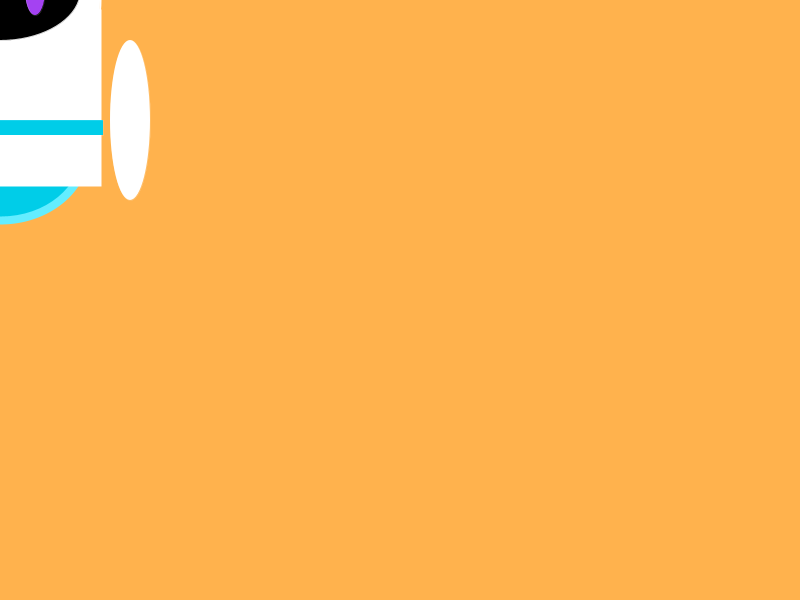
Frame 1 (no input)
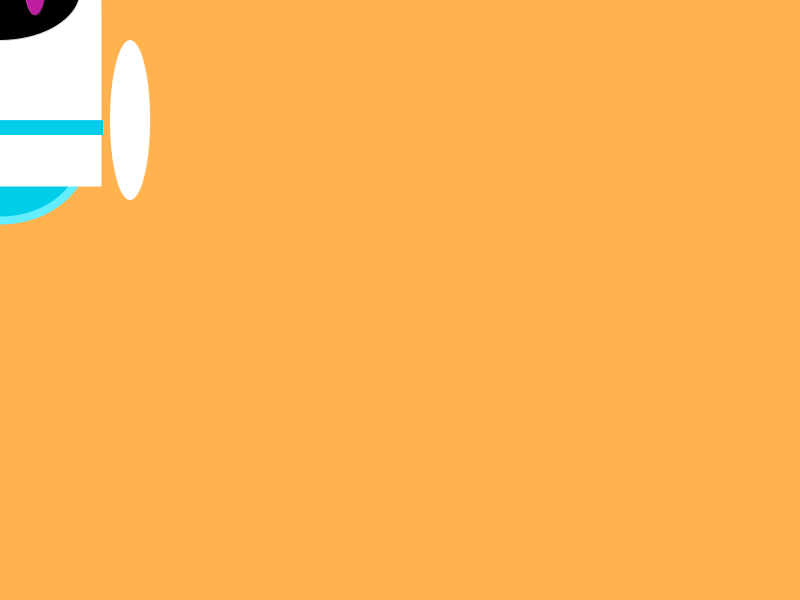
Frame 60 (the mouse pressed at the canvas centre just before this capture)
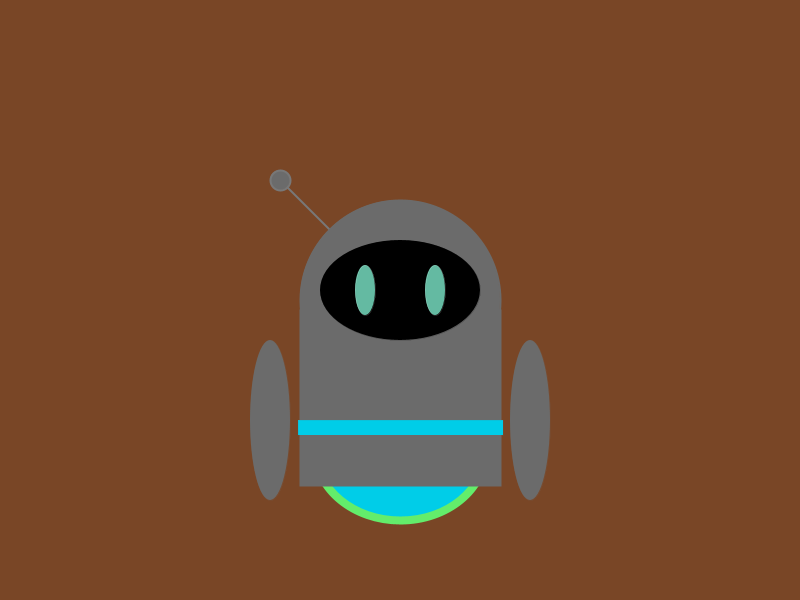
Frame 120 (the mouse held since frame 60 and released just before this capture)

The Processing sketch that drew these frames (run headless with seeded random() and noise(); from frame 60 on, the mouse is pressed at the canvas centre):

// Processing sketch: processing_186198
// ── processing_186198.pde

//mouse click engages random colors that may be uncomfortable watch

float mx = 0;
float my = 0;
float c = 255;

void setup() {
  size(800,600);
  smooth();
  frameRate(24);
  strokeWeight(2);
  background(255,178,77);
  ellipseMode(RADIUS);
  frameRate(45);
}

void draw(){
  background(255,178,77);
  if(mousePressed== true){
  frameRate(50);
  background(random(255),random(255),random(255));
  } else {
 frameRate(45);
 background(255,178,77);
  }
 mx=pmouseX;
 my=mouseY;
 
 //floater
 strokeWeight(8);
 stroke(99,237,c);
 fill(0,205,232);
 //fill(random(0,255));
  ellipse(mx,my+150,85,70);
  //antennae
  stroke(120);
  strokeWeight(2);
  line(mx,my,mx-120,my-120);
  //antenna bobber
  fill(c);
  ellipse(mx-120,my-120,10,10);
  //body
  stroke(c);
  fill(c);
  rect(mx-100,my+10,200,175);
  smooth();
  fill(c);
  stroke(c);
  ellipse(mx,my,100,100);
  //stripe
  strokeWeight(0);
  fill(0,205,232);
  rect(mx-102,my+120,205,15);
  fill(c);
  //arms
  ellipse(mx-130,my+120,20,80);
  ellipse(mx+130,my+120,20,80);
 
  //eyeball
  stroke(0);
  fill(0);
  ellipse(mx, my-10, 80,50);
  
  //eyes
  stroke(255);
  //fill(255);
  fill(random(255),random(255),random(255));
  ellipse(mx-35,my-10,10,25);
  ellipse(mx+35,my-10,10,25);
  
  if(mousePressed == true) {
    c= random(255);
  } else { 
    c= 255;
  }
    
  
  
}
  
  
